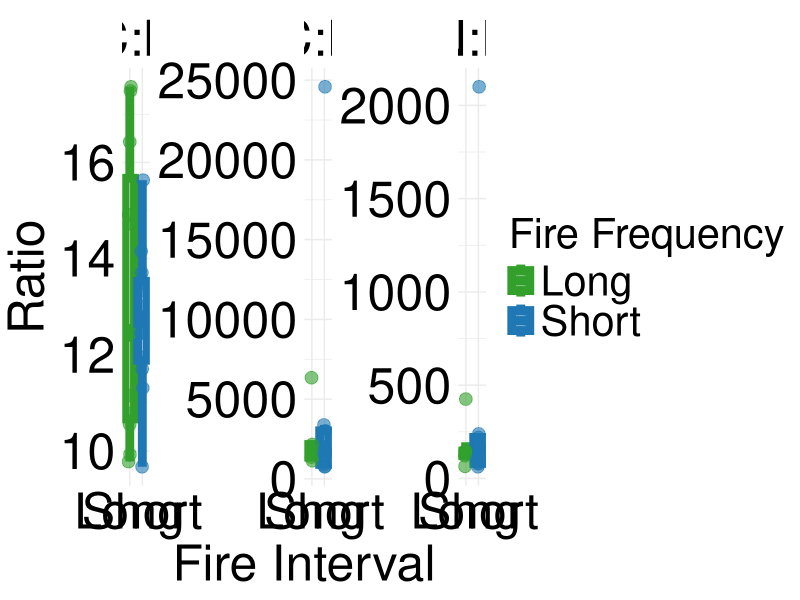
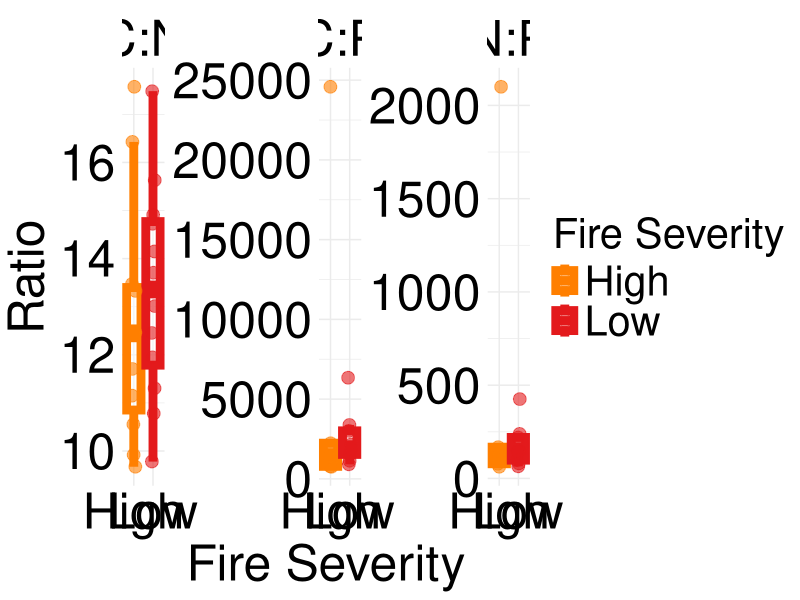
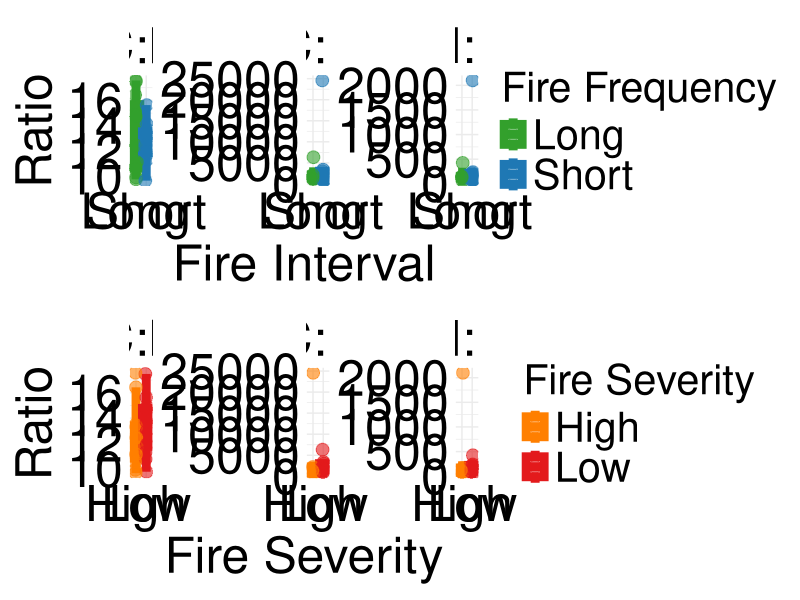
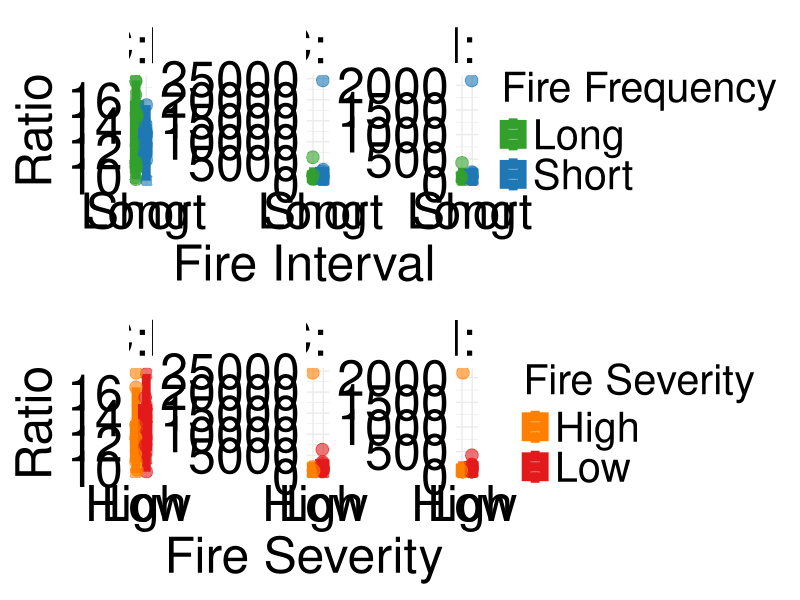

These charts were generated, in order, by the following R code:

CNP_final<-read.csv("Stoich_CNP/CNP_final.csv")

library(ggplot2)
library(tidyverse)


CNP_long <- CNP_final %>%
  select(Sample, Fire.Interval, Fire.Severity, C_N, C_P, N_P) %>%
  filter(!Sample=='Summary') %>% 
  pivot_longer(cols = c(C_N, C_P, N_P), names_to = "Ratio", values_to = "Value") %>%
  mutate(
    Ratio = dplyr::recode(Ratio,
                   C_N = "C:N",
                   C_P = "C:P",
                   N_P = "N:P")
  )
library(ggplot2)
library(viridis)  # for visually distinct palettes (optional)

# Fire Interval Plot
Interval <- ggplot(CNP_long, aes(x = Fire.Interval, y = Value, color = Fire.Interval)) +
  geom_boxplot(outlier.shape = NA, alpha = 0.4, linewidth=3) +
  geom_jitter(width = 0.1, alpha = 0.6, size = 4) +
  facet_wrap(~ Ratio, scales = "free_y") +
  scale_color_manual(values = c("Short" = "#1f78b4", "Long" = "#33a02c")) +  # blue-green
  labs(
    colour = "Fire Frequency",  # Rename legend for color (Fire.Interval)
    x = "Fire Interval",
    y = "Ratio"
  ) +
  theme_minimal() +
  theme(
    axis.text.x = element_text(hjust = 0.5, size = 36, color = 'black'),
    axis.text.y = element_text(size = 36, color = 'black'),
    axis.title.y = element_text(size = 36, color = 'black'),
    axis.title.x = element_text(size = 36),
    strip.text = element_text(size = 36, color = 'black'),  # <-- Add this
    legend.position = "right",
    legend.text = element_text(size = 30),
    legend.title = element_text(size = 30)
  )

# Fire Severity Plot
Severity <- ggplot(CNP_long, aes(x = Fire.Severity, y = Value, color = Fire.Severity)) +
  geom_boxplot(outlier.shape = NA, alpha = 0.4, linewidth=3) +
  geom_jitter(width = 0.1, alpha = 0.6, size = 4) +
  facet_wrap(~ Ratio, scales = "free_y") +
  scale_color_manual(values = c("Low" = "#e31a1c", "High" = "#ff7f00")) +  # red-orange
  labs(
    colour = "Fire Severity",  # Rename legend for color (Fire.Interval)
    x = "Fire Severity",
    y = "Ratio"
  ) +
  theme_minimal() +
  theme(
    axis.text.x = element_text(hjust = 0.5, size = 36, color = 'black'),
    axis.text.y = element_text(size = 36, color = 'black'),
    axis.title.y = element_text(size = 36, color = 'black'),
    axis.title.x = element_text(size = 36),
    strip.text = element_text(size = 36, color = 'black'),  # <-- Add this
    legend.position = "right",
    legend.text = element_text(size = 30),
    legend.title = element_text(size = 30)
  )

# Display both
Interval
Severity

library(patchwork)
p1<-Interval/Severity
p1

ggsave(filename = "plots/CNP_Regime.png", plot = p1, dpi=300, device = "png", width = 72, height = 40, units = "cm")
